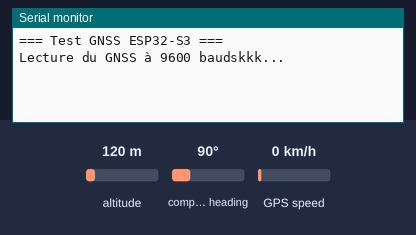
The sketch below on a simulated ESP32-S3. Shown: the last lines printed to the serial monitor. The test bench sets the inputs (shaded band); at power-on: altitude 120 m, compass heading 90°, GPS speed 0 km/h. The GPS gets a fix after 3 s at 37.7749, -122.4194 with 8 satellites.

Above: at 2.2 s.
2.3 s: altitude set to 20 m
At 3.8 s:
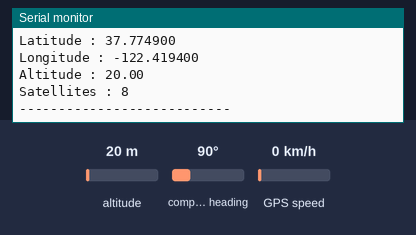
4.5 s: altitude set to 250 m
At 5.8 s:
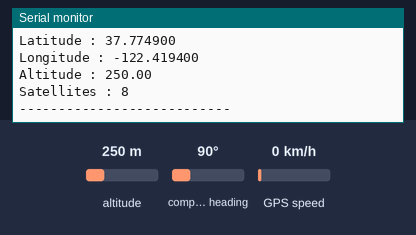

The sketch:

gps.ino
```cpp
#include <TinyGPSPlus.h>     // Bibliothèque à installer : "TinyGPSPlus" (via le gestionnaire Arduino)
#define GNSS_RX 18           // RX de l’ESP32-S3 (connecté au TX du module u-blox)
#define GNSS_TX -1           // pas utilisé (pas de retour vers le GNSS)

HardwareSerial GNSS_Serial(1);   // UART1 sur ESP32-S3
TinyGPSPlus gps;                 // Objet GPS

void setup() {
  Serial.begin(9600);
  delay(1000);
  Serial.println("\n=== Test GNSS ESP32-S3 ===");

  GNSS_Serial.begin(9600, SERIAL_8N1, GNSS_RX, GNSS_TX);
  Serial.println("Lecture du GNSS à 9600 baudskkk...");
}

void loop() {
  while (GNSS_Serial.available()) {
    char c = GNSS_Serial.read();
    gps.encode(c);    // Envoie chaque caractère au décodeur GPS
  }

  // Dès qu’une nouvelle position est disponible
  if (gps.location.isUpdated()) {
    Serial.print("Latitude : ");
    Serial.println(gps.location.lat(), 6); // 6 décimales = ~10 cm de précision
    Serial.print("Longitude : ");
    Serial.println(gps.location.lng(), 6);
    Serial.print("Altitude : ");
    Serial.println(gps.altitude.meters());
    Serial.print("Satellites : ");
    Serial.println(gps.satellites.value());
    Serial.println("---------------------------");
  }
}
```

Measured:
- after the input at 2.3 s, the serial monitor: prints a new line after 0.72 s (image 1)
- after the input at 4.5 s, the serial monitor: prints a new line after 0.52 s (image 2)
